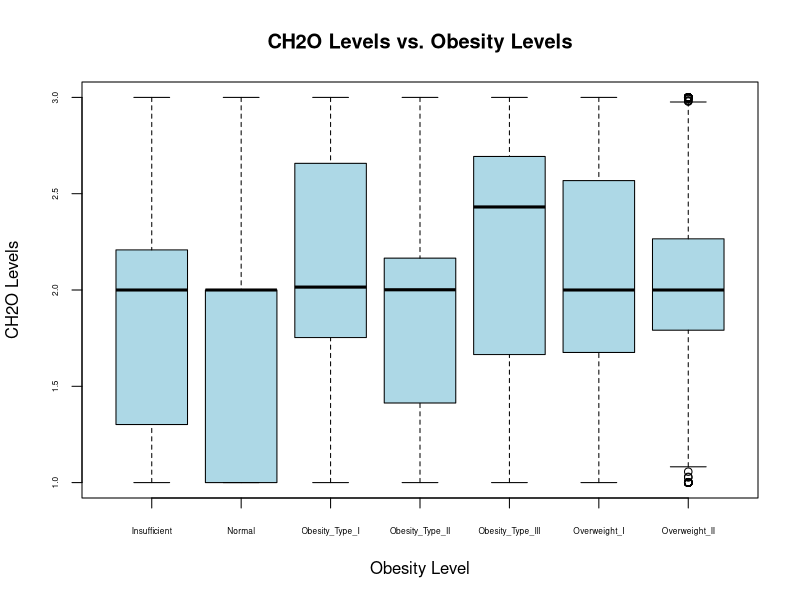
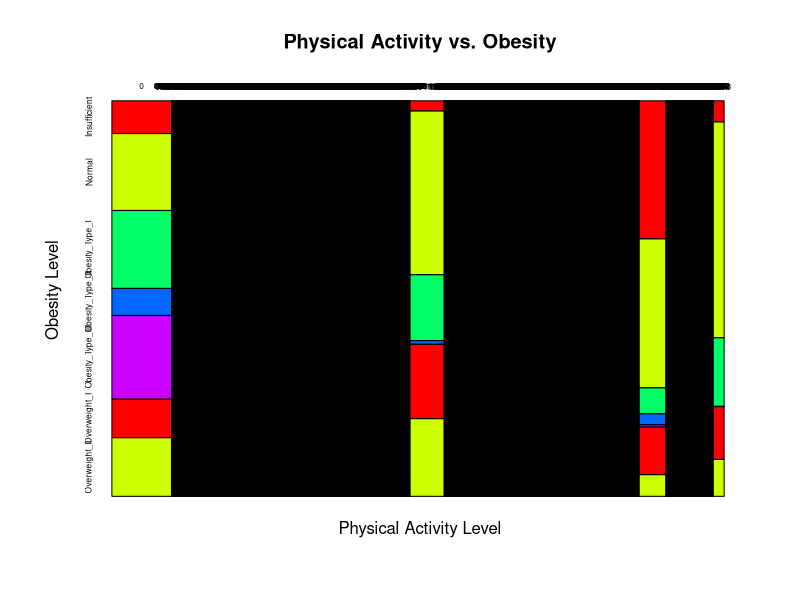
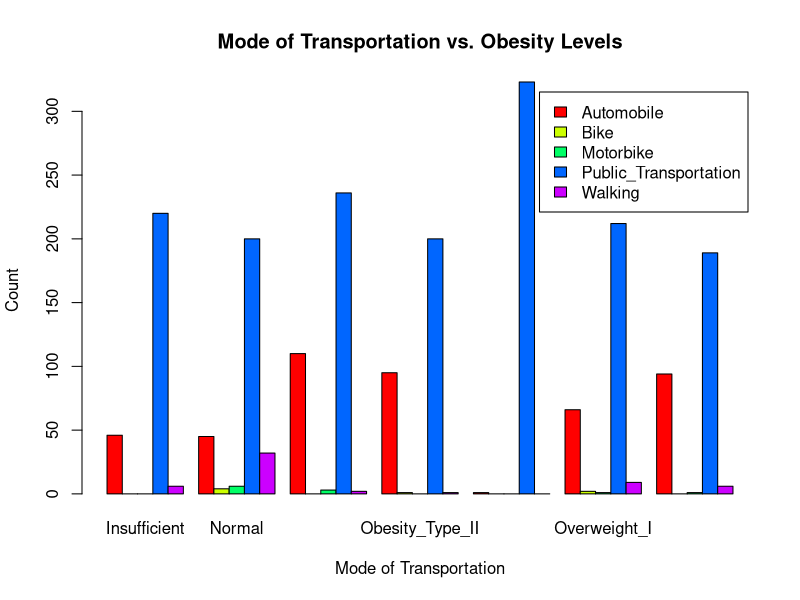
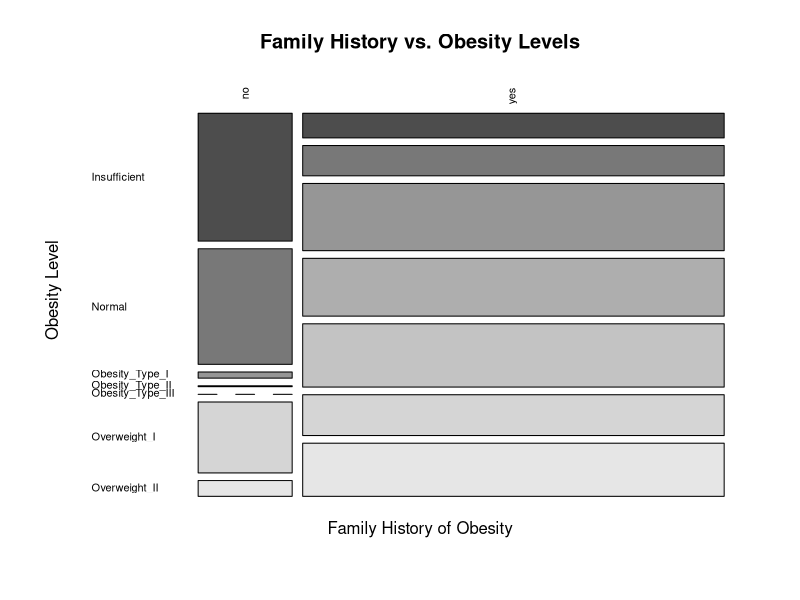
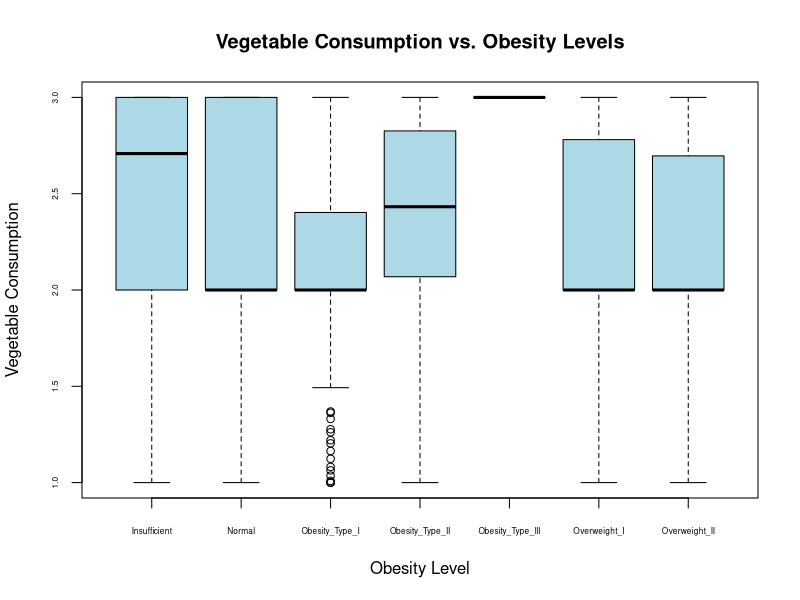
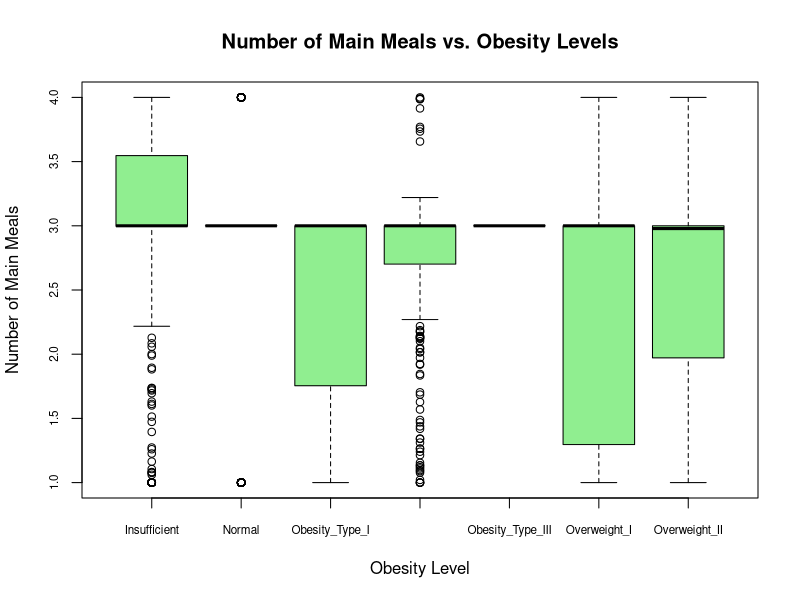

These figures' R source, in order:
# read csv
df <- read.csv("obesity_prediction.csv")

# fast food consumption vs. obesity levels
table(df$FAVC, df$Obesity)
# The data does not show a strong conclusive link between frequent high-calorie food consumption and obesity levels. While there is some association, it is not definitive enough to confirm causation.

# mean water intake per obesity level
tapply(df$CH2O, df$Obesity, mean)
boxplot(df$CH2O ~ df$Obesity, main="CH2O Levels vs. Obesity Levels", xlab="Obesity Level", ylab="CH2O Levels", cex.axis=0.5, col="lightblue")
# Contrary to expectations, obese individuals tend to drink more water on average compared to those with normal weight. This suggests that while hydration is important, it may not be a primary factor in obesity.

# physical activity
tapply(df$FAF, df$Obesity, summary)
mosaicplot(table(df$FAF, df$Obesity), main="Physical Activity vs. Obesity", xlab="Physical Activity Level", ylab="Obesity Level", cex.axis=0.5, col=rainbow(5))
# While the means of physical activity frequency across obesity levels are similar, the interquartile ranges (IQRs) vary significantly. A boxplot helps in visualizing the spread and identifying outliers in physical activity distribution across different obesity levels.

# obesity levels by mode of transportation
table(df$MTRANS, df$Obesity)
barplot(table(df$MTRANS, df$Obesity), beside=TRUE, col=rainbow(5), legend=rownames(table(df$MTRANS, df$Obesity)), main="Mode of Transportation vs. Obesity Levels", xlab="Mode of Transportation", ylab="Count")
# Most of the data is from automobile and public transport users, with very few individuals primarily using other forms of transport. This makes the conclusion misleading, as the sample sizes for walking and biking are too small to draw definitive insights.

# family history influence on obesity
table(df$family_history, df$Obesity)
mosaicplot(table(df$family_history, df$Obesity), main="Family History vs. Obesity Levels", xlab="Family History of Obesity", ylab="Obesity Level", las=2, color=TRUE)
# A strong correlation exists between family history and obesity, indicating a possible genetic predisposition combined with shared lifestyle habits.

# sleep category vs. obesity levels
table(df$SCC, df$Obesity)
# The data suggests no strong trend between calorie monitoring and obesity levels. Some obese individuals monitor calories while others do not, making it difficult to draw definitive conclusions.

# obesity levels by vegetable consumption
tapply(df$FCVC, df$Obesity, summary)
boxplot(df$FCVC ~ df$Obesity, main="Vegetable Consumption vs. Obesity Levels", xlab="Obesity Level", ylab="Vegetable Consumption", cex.axis=0.5, col="lightblue")
# While the mean vegetable consumption among different obesity levels is similar, the interquartile ranges (IQRs) vary. To better understand this, a boxplot can be used to visualize the spread of vegetable intake across obesity levels.

# Analyze number of main meals vs. obesity levels
tapply(df$NCP, df$Obesity, summary)
boxplot(df$NCP ~ df$Obesity, main="Number of Main Meals vs. Obesity Levels", xlab="Obesity Level", ylab="Number of Main Meals", col="lightgreen", cex.axis=0.7)
# similar mean but very diff IQR, more meals for lower weight and more meals for higher.

